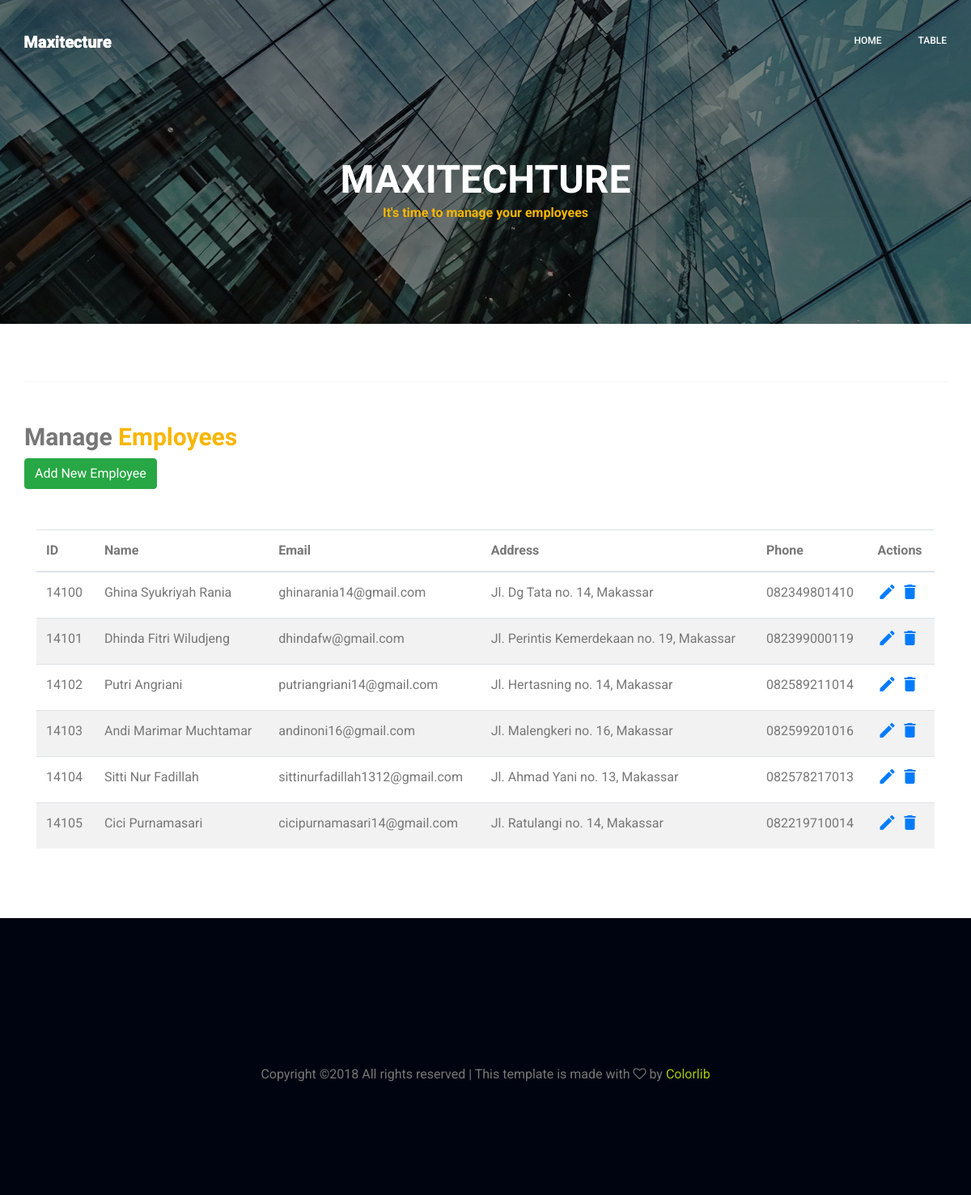
The page / on the database its author committed.
### tables this page shows
CREATE TABLE `pegawai` (
  `id` int(5) NOT NULL,
  `name` varchar(35) NOT NULL,
  `email` varchar(35) NOT NULL,
  `address` text NOT NULL,
  `phone` varchar(15) NOT NULL
);

### application/controllers/Pegawai.php (called while the page is built, shortened)
<?php if ( ! defined('BASEPATH')) exit('No direct script access allowed');
class Pegawai extends CI_Controller {
  public function __construct(){
    $this->load->model('PegModel');
  }
  public function index(){
    $data['pegawai'] = $this->PegModel->view();
    $this->load->view('pegawai/index', $data);
  }
}

### index.php (called while the page is built, shortened)
<?php
require_once BASEPATH.'core/CodeIgniter.php';

### application/models/PegModel.php (called while the page is built, shortened)
<?php if ( ! defined('BASEPATH')) exit('No direct script access allowed');
class PegModel extends CI_Model {
  public function view(){
    return $this->db->get('pegawai')->result();
  }
}

### application/views/pegawai/index.php (the view, shortened to what this page needs)
<!doctype html>
<html lang="en">
    <head>
        <link rel="stylesheet" href="css/bootstrap.css">
        <link rel="stylesheet" href="vendors/linericon/style.css">
        <link rel="stylesheet" href="css/font-awesome.min.css">
        <link rel="stylesheet" href="vendors/owl-carousel/owl.carousel.min.css">
        <link rel="stylesheet" href="vendors/lightbox/simpleLightbox.css">
        <link rel="stylesheet" href="vendors/nice-select/css/nice-select.css">
        <link rel="stylesheet" href="vendors/animate-css/animate.css">
        <link rel="stylesheet" href="css/style.css">
        <link rel="stylesheet" href="css/responsive.css">
    </head>
    <body>
        <header class="header_area">
            <div class="main_menu" id="mainNav">
            	<nav class="navbar navbar-expand-lg navbar-light">
					<div class="container box_1620">
						<a class="navbar-brand logo_h" href="<?php echo base_url(); ?>"><img src="img/logo.png" alt=""></a>
						<div class="collapse navbar-collapse offset" id="navbarSupportedContent">
							<ul class="nav navbar-nav menu_nav ml-auto">
								<li class="nav-item"><a class="nav-link" href="#">Home</a></li>
								<li class="nav-item"><a class="nav-link" href="#tabel">Table</a></li>
							</ul>
						</div>
					</div>
            	</nav>
            </div>
        </header>
        <section class="banner_area">
            <div class="banner_inner d-flex align-items-center">
            	<div class="overlay bg-parallax" data-stellar-ratio="0.9" data-stellar-vertical-offset="0" data-background=""></div>
				<div class="container">
					<div class="banner_content text-center">
						<h2>Maxitechture</h2>
						<p><b>It's time to manage your employees</b></p>
					</div>
				</div>
            </div>
        </section>
		<section id="tabel" class="button-area">
			<div class="container border-top-generic">
				<div class="section-top-border">
					<div class="table-title">
            			<div class="row">
                   			<div class="col-sm-6">
								<h2>Manage <b>Employees</b></h2>
								<a href='<?php echo base_url("pegawai/tambah"); ?>' class="btn btn-success"><span>Add New Employee</span></a>
							</div>
               			</div>
            		</div>
            	</div>
				<div class="container">
        			<div class="table-wrapper">
            			<table class="table table-striped table-hover">
                			<thead>
                   				<tr>
                                    <th>ID</th>
                  				    <th>Name</th>
                        			<th>Email</th>
									<th>Address</th>
                        			<th>Phone</th>
                        			<th>Actions</th>
                    			</tr>
                			</thead>
                			<tbody>
                    			<tr>
                    			    <?php
                                        if( ! empty($pegawai)){
                                            foreach($pegawai as $data){
                                            echo "<tr>
                                            <td>".$data->id."</td>
                                            <td>".$data->name."</td>
                                            <td>".$data->email."</td>
                                            <td>".$data->address."</td>
                                            <td>".$data->phone."</td>
                                            <td><a href='".base_url("pegawai/ubah/".$data->id)."' class='edit'> <i class='material-icons' title='Edit'>&#xE254;</i></a>
                                                <a href='".base_url("pegawai/hapus/".$data->id)."' class='delete'><i class='material-icons' title='Delete'>&#xE872;</i></td>
                                            </tr>";
                                            }
                                        }else{
                                            echo "<tr><td align='center' colspan='6'>Data Tidak Ada</td></tr>";
                                        }
                                    ?>
                			</tbody>
            			</table>
        			</div>
    			</div>
			</div>
        <footer class="footer_area p_120">
        	<div class="container">
        		<div class="copy_right_text">
        			<p>
Copyright &copy;<script>document.write(new Date().getFullYear());</script> All rights reserved | This template is made with <i class="fa fa-heart-o" aria-hidden="true"></i> by <a href="https://colorlib.com" target="_blank">Colorlib</a>
</p>
        		</div>
        	</div>
        </footer>
    </body>
</html>

### css/style.css (style rules this page uses)
a { text-decoration: none; transition: all 0.3s ease-in-out; }
body { line-height: 26px; font-size: 16px; font-family: "Roboto", sans-serif; font-weight: normal; color: #777777; }
h1, h2, h3, h4, h5, h6 { font-family: "Heebo", sans-serif; font-weight: 700; }
.p_120 { padding-top: 120px; padding-bottom: 120px; }
@media (min-width: 1200px) { .container { max-width: 1170px; } }
.header_area { position: absolute; width: 100%; top: 0; left: 0; z-index: 99; transition: background 0.4s, all 0.3s linear; }
.header_area .navbar { background: transparent; padding: 0px; border: 0px; border-radius: 0px; }
.header_area .navbar .nav .nav-item { margin-right: 45px; }
.header_area .navbar .nav .nav-item .nav-link { font: 500 12px/100px "Roboto", sans-serif; text-transform: uppercase; color: #fff; padding: 0px; display: inline-block; }
.header_area .navbar .nav .nav-item .nav-link:after { display: none; }
.header_area .navbar .nav .nav-item:last-child { margin-right: 0px; }
.banner_area { position: relative; z-index: 1; min-height: 400px; background: #000; }
.banner_area .banner_inner { position: relative; overflow: hidden; width: 100%; min-height: 400px; z-index: 1; }
.banner_area .banner_inner .overlay { background: url(../img/banner/banner.jpg) no-repeat scroll center center; position: absolute; left: 0; right: 0; top: 0; height: 125%; bottom: 0; z-index: -1; opacity: .5; }
.banner_area .banner_inner .banner_content { margin-top: 85px; }
.banner_area .banner_inner .banner_content h2 { color: #fff; font-size: 48px; font-family: "Heebo", sans-serif; margin-bottom: 0px; text-transform: uppercase; font-weight: 700; }
.section-top-border { padding: 50px 0; border-top: 1px dotted #eee; }
b, sup, sub, u, del { color: #f8b600; }
h2 { font-size: 30px; }
.button-area .border-top-generic { padding: 70px 15px; border-top: 1px dotted #eee; }
.footer_area { background: #000410; }
.copy_right_text { text-align: center; margin-top: 60px; }
.copy_right_text p a { color: #a7cb00; }

### rows shown on the page
pegawai: id "14100", name "Ghina Syukriyah Rania", email "ghinarania14@gmail.com", address "Jl. Dg Tata no. 14, Makassar", phone "082349801410"
pegawai: id "14101", name "Dhinda Fitri Wiludjeng", email "dhindafw@gmail.com", address "Jl. Perintis Kemerdekaan no. 19, Makassar", phone "082399000119"
pegawai: id "14102", name "Putri Angriani", email "putriangriani14@gmail.com", address "Jl. Hertasning no. 14, Makassar", phone "082589211014"
pegawai: id "14103", name "Andi Marimar Muchtamar", email "andinoni16@gmail.com", address "Jl. Malengkeri no. 16, Makassar", phone "082599201016"
pegawai: id "14104", name "Sitti Nur Fadillah", email "sittinurfadillah1312@gmail.com", address "Jl. Ahmad Yani no. 13, Makassar", phone "082578217013"
pegawai: id "14105", name "Cici Purnamasari", email "cicipurnamasari14@gmail.com", address "Jl. Ratulangi no. 14, Makassar", phone "082219710014"
